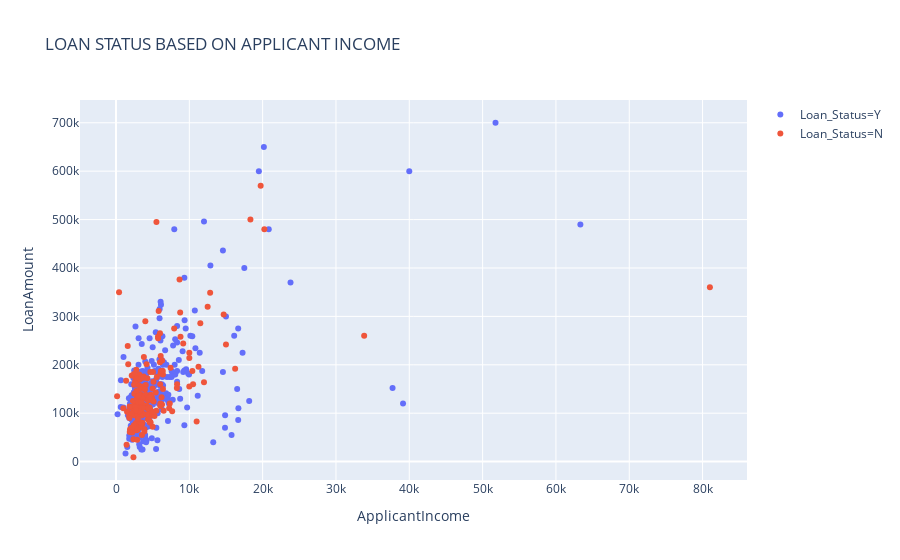

Notebook code for this chart:
### Markdown cell above
Zero here indicated that the applicants didnt have coapplicants for the loan application

### Code cell
px.scatter(train,x='ApplicantIncome',y='LoanAmount',color='Loan_Status',title='LOAN STATUS BASED ON APPLICANT INCOME')

### Figure 1 — Plotly figure (JSON) as saved in the notebook; plotly's stock layout.template omitted (floating-point values rounded to 4 significant figures; data arrays with more than 128 entries replaced by an {"elided": "..."} marker saying what was removed)
{"data": [{"hoverlabel": {"namelength": 0}, "hovertemplate": "Loan_Status=Y<br>ApplicantIncome=%{x}<br>LoanAmount=%{y}", "legendgroup": "Loan_Status=Y", "marker": {"color": "#636efa", "symbol": "circle"}, "mode": "markers", "name": "Loan_Status=Y", "showlegend": true, "type": "scatter", "x": {"elided": "422 int values"}, "xaxis": "x", "y": {"elided": "422 int values"}, "yaxis": "y"}, {"hoverlabel": {"namelength": 0}, "hovertemplate": "Loan_Status=N<br>ApplicantIncome=%{x}<br>LoanAmount=%{y}", "legendgroup": "Loan_Status=N", "marker": {"color": "#EF553B", "symbol": "circle"}, "mode": "markers", "name": "Loan_Status=N", "showlegend": true, "type": "scatter", "x": {"elided": "192 int values"}, "xaxis": "x", "y": {"elided": "192 int values"}, "yaxis": "y"}], "layout": {"legend": {"tracegroupgap": 0}, "title": {"text": "LOAN STATUS BASED ON APPLICANT INCOME"}, "xaxis": {"anchor": "y", "domain": [0, 1], "title": {"text": "ApplicantIncome"}}, "yaxis": {"anchor": "x", "domain": [0, 1], "title": {"text": "LoanAmount"}}}}
